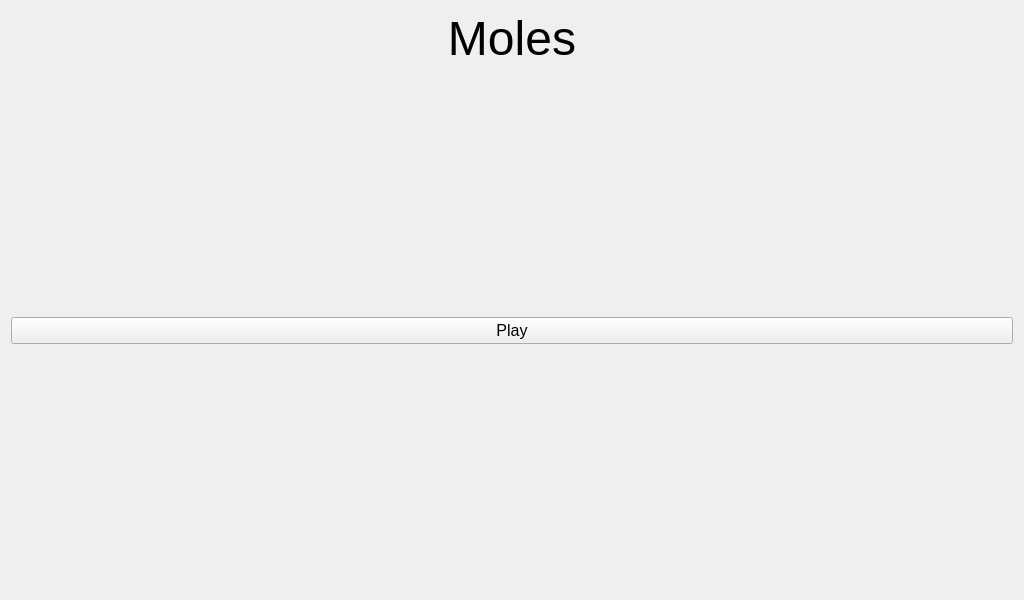
<?xml version="1.0" encoding="UTF-8"?>
<ui version="4.0">
 <class>MainMenu</class>
 <widget class="QWidget" name="MainMenu">
  <property name="geometry">
   <rect>
    <x>0</x>
    <y>0</y>
    <width>1024</width>
    <height>600</height>
   </rect>
  </property>
  <property name="windowTitle">
   <string>Form</string>
  </property>
  <layout class="QGridLayout" name="gridLayout" rowstretch="0,0,0,0">
   <item row="2" column="0">
    <widget class="QPushButton" name="playButton">
     <property name="font">
      <font>
       <pointsize>12</pointsize>
      </font>
     </property>
     <property name="text">
      <string>Play</string>
     </property>
    </widget>
   </item>
   <item row="0" column="0">
    <widget class="QLabel" name="label">
     <property name="font">
      <font>
       <pointsize>36</pointsize>
      </font>
     </property>
     <property name="text">
      <string>Moles</string>
     </property>
     <property name="alignment">
      <set>Qt::AlignCenter</set>
     </property>
    </widget>
   </item>
   <item row="1" column="0">
    <spacer name="verticalSpacer_2">
     <property name="orientation">
      <enum>Qt::Vertical</enum>
     </property>
     <property name="sizeHint" stdset="0">
      <size>
       <width>20</width>
       <height>40</height>
      </size>
     </property>
    </spacer>
   </item>
   <item row="3" column="0">
    <spacer name="verticalSpacer">
     <property name="orientation">
      <enum>Qt::Vertical</enum>
     </property>
     <property name="sizeHint" stdset="0">
      <size>
       <width>20</width>
       <height>40</height>
      </size>
     </property>
    </spacer>
   </item>
  </layout>
 </widget>
 <resources/>
 <connections/>
</ui>
